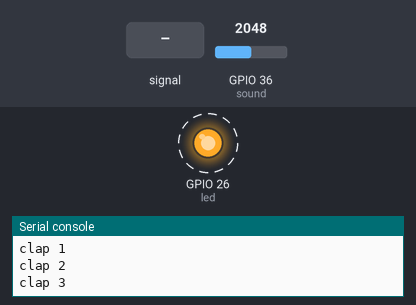
This program was run on a simulated ESP32 board running MicroPython. Shown: output pins drawn as LEDs (lit = HIGH), the last lines printed to the serial console. Dashed ring = blinking. The test bench sets the inputs (shaded band); at power-on: GPIO 36 (sound) = 2048 (analog values on the 0–4095 scale).

Above: at 0.77 s.
1.3 s: GPIO 36 (sound) set to 1928
At 1.3 s:
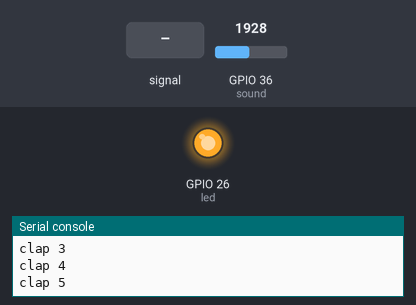
2.8 s: GPIO 36 (sound) fed a 200 Hz sine of ±327 counts around its level
At 5.7 s:
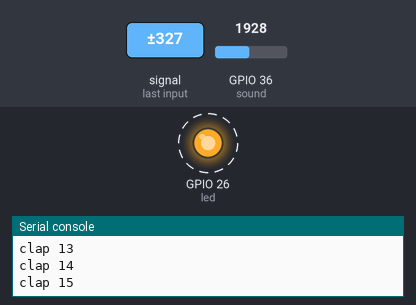
5.8 s: GPIO 36 (sound) set to 1228
At 6.5 s:
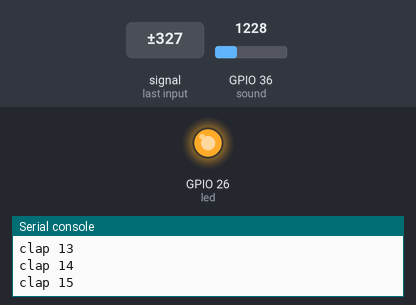
7.3 s: GPIO 36 (sound) set to 2040
At 7.45 s:
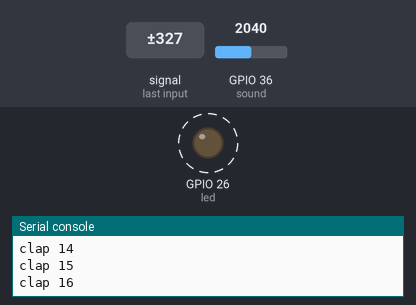
Timing chart, 0 to 11.3 s (numbered marks = the images above; inputs shaded):
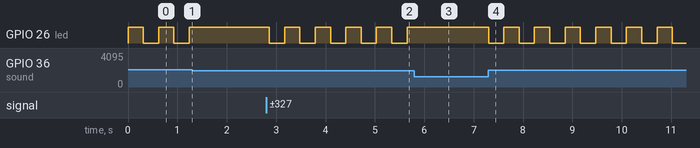

Measured:
- the behaviour switches between 2001 and 2000 on GPIO 36 (sound) (found by bisection; images 0 and 1)
- after the input at 1.3 s, GPIO 26 (led): stops changing and stays HIGH
- after the input at 2.8 s, GPIO 26 (led): alternates HIGH for 0.31 s and LOW for 0.31 s, starting after 0.06 s
- after the input at 5.8 s, GPIO 26 (led): stays HIGH (without the input it goes to LOW after 0.16 s)
- after the input at 7.3 s, GPIO 26 (led): alternates HIGH for 0.31 s and LOW for 0.31 s, starting at once
- by itself, GPIO 26 (led): alternates HIGH for 0.31 s and LOW for 0.31 s

The program:

step2_clap.py
```python
from machine import Pin, ADC
import time

sound = ADC(Pin(36))  # 소리 센서 S → 36번
sound.atten(ADC.ATTN_11DB)
sound.width(ADC.WIDTH_12BIT)
led = Pin(26, Pin.OUT)

count = 0
while True:
    if sound.read() > 2000:  # 기준보다 크면 박수
        count = count + 1
        print("clap", count)
        if count % 2 == 1:
            led.value(1)  # 홀수 번째 박수: 켜기
        else:
            led.value(0)  # 짝수 번째 박수: 끄기
        time.sleep(0.3)  # 같은 박수를 또 세지 않게 기다리기
    time.sleep_ms(10)
```
